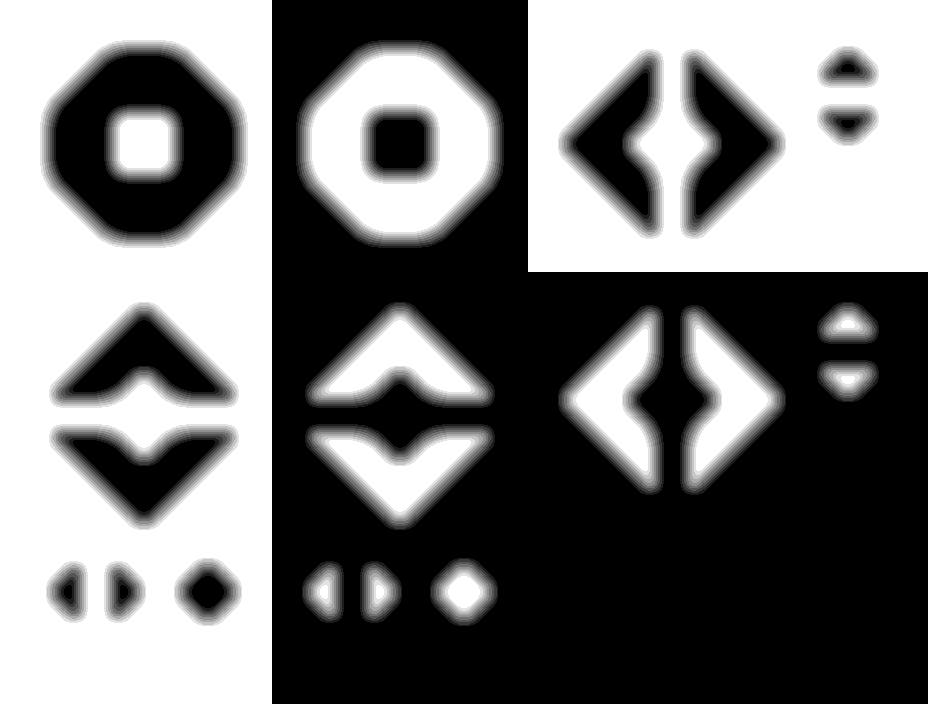
#> input picture work/landh-tiles/landhv3.png, 928 x 704 px
$ jupyter execute AlphaTiles01.ipynb   (older library calls are emulated)
#> lines starting #> are read from the running program, lines starting #| are printed output that depends on the picture
[cell 1]
import sys
import math
import csv

from PIL import Image

import matplotlib.pyplot as plt
from matplotlib.colors import ListedColormap

# This import registers the 3D projection, but is otherwise unused.
from mpl_toolkits.mplot3d import Axes3D

[cell 2]
src_base_w = 32
src_base_h = 32

[cell 3]
tiles_info = []
with open('landh-tiles/landhv3.csv', mode='r') as csv_file:
#> (reads work/landh-tiles/landhv3.csv from the repository)
    csv_reader = csv.DictReader(csv_file)
    line_count = 0
    for row in csv_reader:
        if line_count == 0:
            print(f'Column names are {", ".join(row)}')
            line_count += 1
        tiles_info.append(row)
        line_count += 1
    print(f'Processed {line_count} lines.')
    print(f'Found {len(tiles_info)} tiles.')

[cell 4]
img_filename = 'landh-tiles/landhv3.png'

im_v = Image.open(img_filename)
#> im_v is the input picture: PIL image 928x704 RGBA; mean R, G, B, A 117.2, 117.2, 117.2, 255

rgb_im_v = im_v.convert('RGBA')

pixels = rgb_im_v.load()
for sy in range(rgb_im_v.size[1]):
	for sx in range(rgb_im_v.size[0]):
		r, g, b, a = pixels[sx, sy] # Get Pixel Value
		v = max(r, g, b) # Convert to Grey
		if v <= 1:
			v = 0
		pixels[sx, sy] = (v, v, v, 255)

cols_im_v = set()
grey_im_v = set()
for sy in range(rgb_im_v.size[1]):
	for sx in range(rgb_im_v.size[0]):
		c = r, g, b, a = rgb_im_v.getpixel((sx, sy))
		cols_im_v.add(c)
		grey_im_v.add((r + g + b) // 3)
#> after the loop, cols_im_v = 10 items; grey_im_v = 10 items

#print(cols_im_v)
print(sorted(grey_im_v))
#| [0, 28, 57, 85, 113, 142, 170, 198, 227, 255]
max_v = max(grey_im_v)
#> max_v = 255
print(max_v)
#| 255

plt.imshow(rgb_im_v)
plt.show()

del pixels

[cell 5]
m = 2.
y0 = 0. - 0.05
y1 = 1. + 0.05

#cA = 4*(1. - m)
#cB = -3.*cA/2.
#cC = (cA + 2.)/2

cA = 4. * (y1 - y0 - m)
cB = 6. * (m + y0 - y1)
cC = 3. * (y1 - y0) - 2 * m

print(cA, cB, cC)

X = [x / 255. for x in range(256)]
Y = [(cA * x*x*x + cB * x*x + cC * x + y0) for x in X]

#print(X, Y)

plt.plot(X, Y)
plt.show()
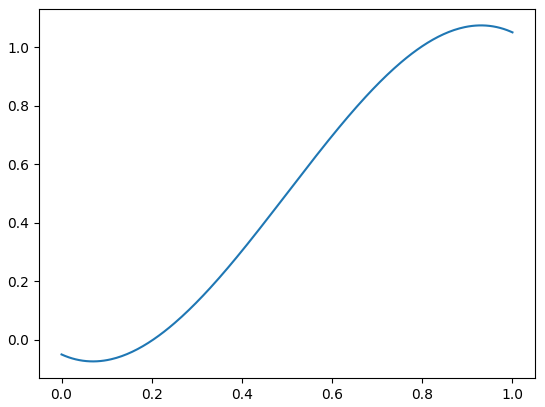
#> figure drawn by matplotlib, 1 panel; curve peaks at x = 0.929, y = 1.07

adj_curve = [max(0, min(255, int(255.*y))) for y in Y]

plt.plot(X, adj_curve)
plt.show()
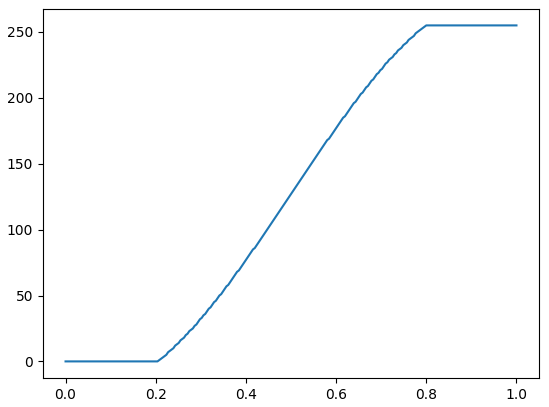
#> figure drawn by matplotlib, 1 panel; curve peaks at x = 0.8, y = 255

[cell 6]
def is_monochromatic_image(img):
    extr = img.getextrema()
    a = 0
    for i in extr:
        if isinstance(i, tuple):
            a += abs(i[0] - i[1])
        else:
            a = abs(extr[0] - extr[1])
            break
    return a == 0

tiles_ignored = set()

for tile_info in tiles_info:
    print(tile_info)
    hpos, vpos = int(tile_info['XCoord']), int(tile_info['YCoord'])

    img = Image.new('L', (src_base_w, src_base_h), 0)
    pixels = img.load()

    for voff in range(src_base_h):
        for hoff in range(src_base_w):
            rmap, gmap, bmap, amap = rgb_im_v.getpixel((hpos * src_base_w + hoff, vpos * src_base_h + voff))
            grey = (rmap + gmap + bmap) // 3
            x = grey / 255.
            a = int( 255. * (cA * x*x*x + cB * x*x + cC * x + y0) )
            pixels[hoff, voff] = int(a)

    if is_monochromatic_image(img) and tile_info['TileName'] not in ['A1', 'A2']:
        tile_info['img'] = None
        tiles_ignored.add(tile_info['TileName'])
    else:
        tile_info['img'] = img
#> this loop made 104 passes
#> extr in is_monochromatic_image on passes 1 to 12: (0, 0), (255, 255), (0, 255), (0, 255), (0, 255), (0, 255), (0, 255), (0, 255), (0, 255), (0, 255), (0, 255), (0, 255)
#> (hpos, vpos) on passes 61 to 66: (1, 13), (1, 12), (20, 10), (21, 10), (14, 12), (14, 13)
#> after the loop, tiles_ignored = 0 items

print("Ignoring: ", tiles_ignored)
del pixels

[cell 7]
for tile_info in tiles_info:
    print(tile_info)
    hpos, vpos = int(tile_info['XCoord']), int(tile_info['YCoord'])
    if not tile_info['img'] is None:
        plt.imshow(tile_info['img'].convert('RGBA'))
        plt.show()

[cell 8]
tx_h, tx_w = 64, 92
texture = Image.open('grass.jpg').convert('RGBA').resize((tx_w, tx_h), Image.ANTIALIAS)
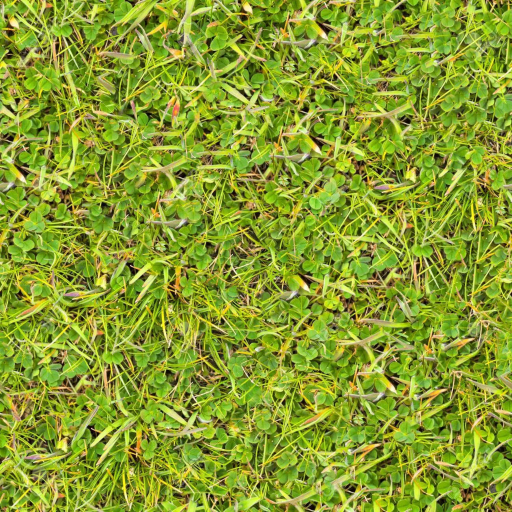
#> input picture work/grass.jpg, 1024 x 1024 px (shown at 1/2 size)
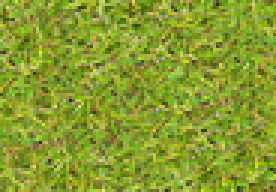
#> texture: PIL image 92x64 RGBA (shown 3 times larger); mean R, G, B, A 135.8, 155.9, 46.1, 255
plt.imshow(texture)
plt.show()

[cell 9]
ntiles = len(tiles_info) - len(tiles_ignored)
#> ntiles = 104
print(f"{len(tiles_info)} - {len(tiles_ignored)} = {ntiles}")
for n in range(1, ntiles-1):
    if n * tx_w > math.ceil(ntiles/n) * tx_h:
        break

m = math.ceil(ntiles/n)
#> m = 12

def next_power_of_2(x):
    return 1 if x == 0 else 2**(x - 1).bit_length()

tx_p2size = next_power_of_2(max(n * tx_w, m * tx_h))
#> tx_p2size = 1024

print(f"a) {n} x {m} = {n*m} -> {n * tx_w} x {m * tx_h} -> {tx_p2size}")

nh = tx_p2size // tx_w ; mh = math.ceil(ntiles/nh)
#> after `nh = tx_p2size // tx_w`: nh = 11
#> after `mh = math.ceil(ntiles / nh)`: mh = 10
print(f"b) {nh} x {mh} = {nh*mh} -> {nh * tx_w} x {mh * tx_h} -> {tx_p2size}")

mv = tx_p2size // tx_h ; nv = math.ceil(ntiles/mv)
#> after `mv = tx_p2size // tx_h`: mv = 16
#> after `nv = math.ceil(ntiles / mv)`: nv = 7
print(f"c) {nv} x {mv} = {nv*mv} -> {nv * tx_w} x {mv * tx_h} -> {tx_p2size}")

[cell 10]
for tile_info in tiles_info:
    print(tile_info)
    hpos, vpos = int(tile_info['XCoord']), int(tile_info['YCoord'])
    tile_img = tile_info['img']

    if tile_info['img'] is None:
        continue

    new_tx = texture.copy()
    pixels = new_tx.load()

    for tvoff in range(tx_h):
        for thoff in range(tx_w):
            r, g, b, a = new_tx.getpixel((thoff, tvoff))
            hoff = thoff * src_base_w / tx_w
            voff = tvoff * src_base_h / tx_h
            a = tile_img.getpixel((hoff, voff))
            pixels[thoff, tvoff] = (r, g, b, a)

    plt.imshow(new_tx)
    plt.show()
#> this loop made 104 passes
#> pass 3, `tile_img = tile_info['img']`:
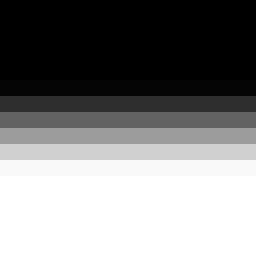
#> tile_img: PIL image 32x32 L (shown 8 times larger); min 0, max 255, mean 127.3

del pixels

[cell 11]
img = Image.new('RGBA', (n * tx_w, m * tx_h), (0, 0, 0, 0))
#> img: PIL image 828x768 RGBA; every value is 0
pixels = img.load()

tid = 0
for tile_info in tiles_info:
    hpos, vpos = int(tile_info['XCoord']), int(tile_info['YCoord'])
    tile_img = tile_info['img']
    if tile_info['img'] is None:
        continue

    thpos = tx_w * (tid % n) ; tvpos = tx_h * (tid // n)
    for tvoff in range(tx_h):
        for thoff in range(tx_w):
            r, g, b, a = texture.getpixel((thoff, tvoff))
            hoff = thoff * src_base_w / tx_w
            voff = tvoff * src_base_h / tx_h
            a = tile_img.getpixel((hoff, voff))
            pixels[thpos + thoff, tvpos + tvoff] = (r, g, b, a)
    tid += 1
#> after the loop, tid = 104

plt.imshow(img)
plt.show()
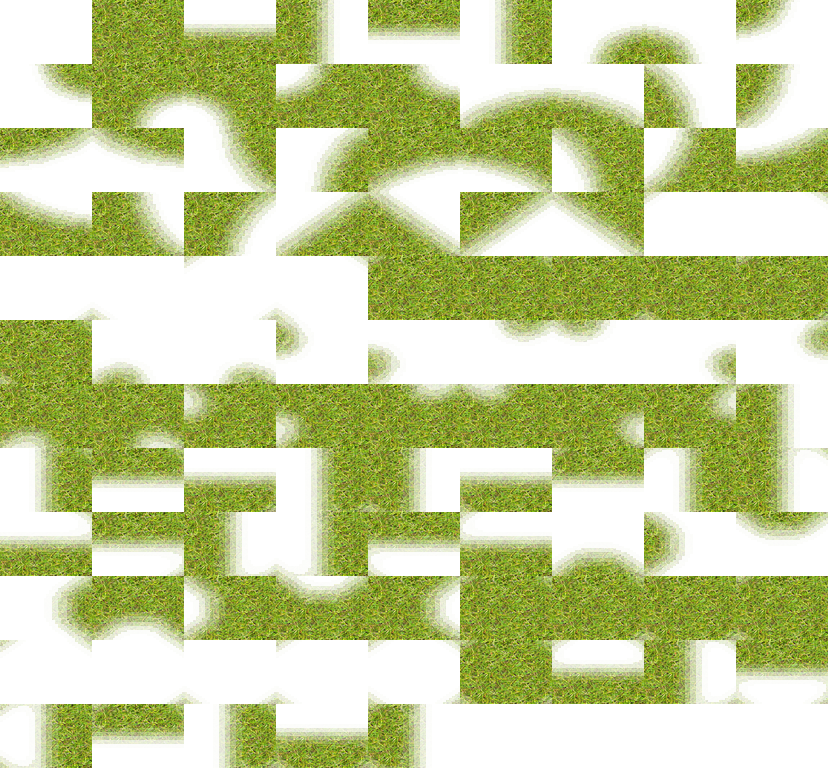
#> shown: shape (768, 828, 4); mean R, G, B, A 130.8, 150.1, 44.4, 122.6; transparent parts drawn white

del pixels
